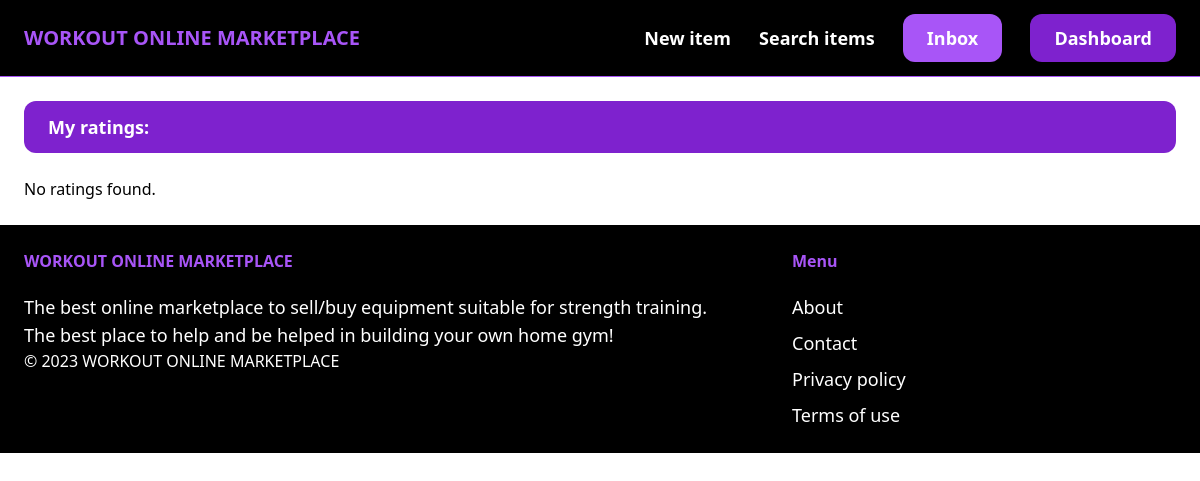
The app's page /ratingsANDreviews/user/ratings/ (signed in), older data.
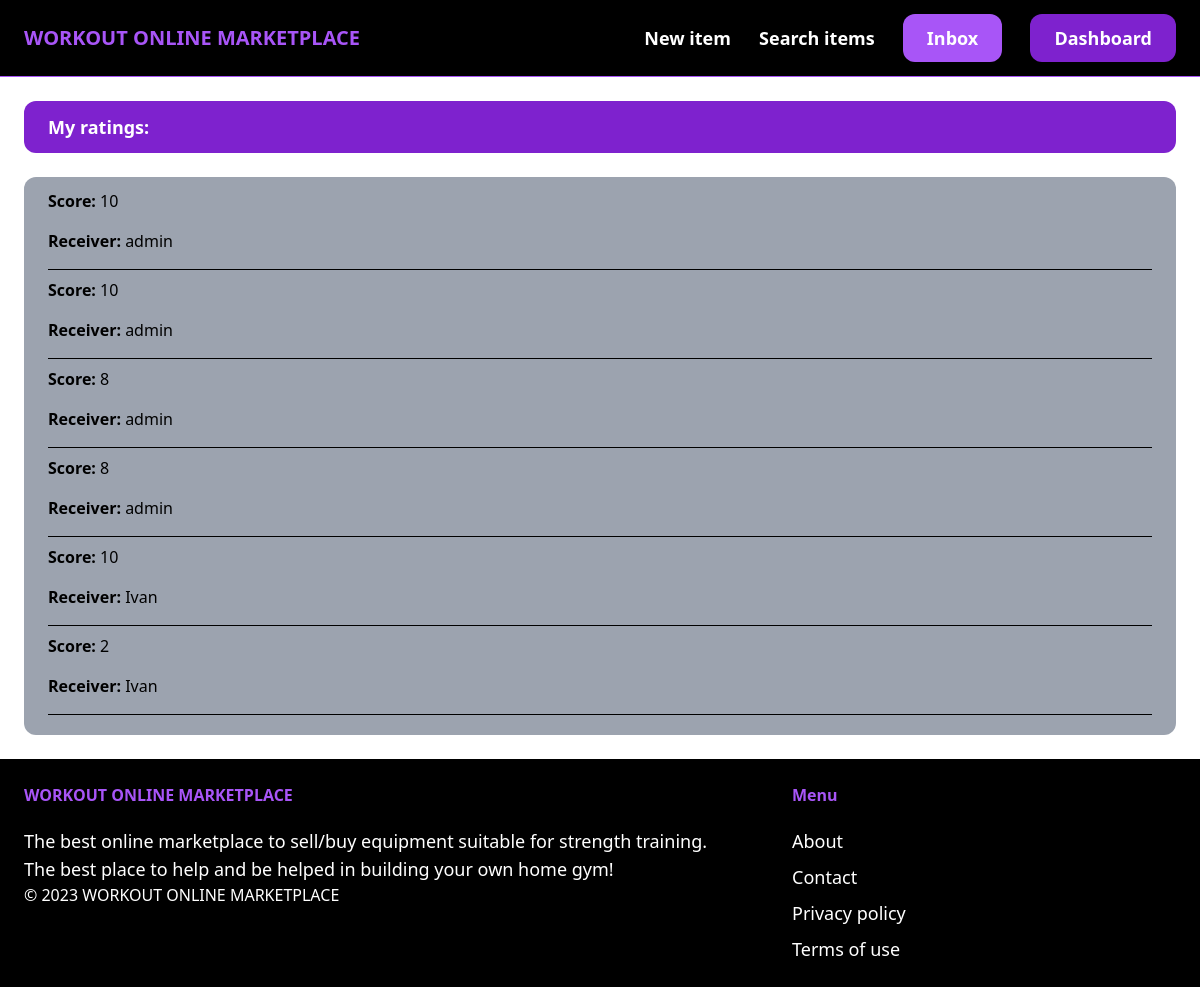
The same page, newer data.
### ratingsANDreviews/models.py (models this page shows)
class Rating(models.Model):
    author = models.ForeignKey(User, on_delete=models.CASCADE, related_name='sentRatings')
    receiverId = models.ForeignKey(User, on_delete=models.CASCADE, related_name='receiverRatings')
    score = models.PositiveIntegerField()
    data = models.DateTimeField(auto_now_add=True)

### ratingsANDreviews/views.py (the view)
# urls.py: path('user/ratings/', views.userRatings, name='userRatings'),
@login_required
def userRatings(request):
    ratings = Rating.objects.filter(author=request.user)
    return render(request, 'ratingsANDreviews/userRatings.html', {'ratings': ratings})

### ratingsANDreviews/templates/ratingsANDreviews/userRatings.html (shortened to what this page needs)
{% extends 'core/base.html' %}
{% block content %}
<h1 class="px-6 py-3 mb-6 text-lg font-semibold bg-purple-700 text-white rounded-xl hover:bg-purple-900">My ratings:</h1>
{% if ratings %}
  <ul class="px-6 py-3 bg-gray-400 rounded-xl">
    {% for rating in ratings %}
      <li>
        <div class="mb-4">
          <span class="font-semibold">Score:</span> {{ rating.score }}
        </div>
        <div class="mb-4">
          <span class="font-semibold">Receiver:</span> {{ rating.receiverId.username }}
        </div>
        <hr class="border-black mb-2">
      </li>
    {% endfor %}
  </ul>
{% else %}
  <p>No ratings found.</p>
{% endif %}
{% endblock %}

Row changes from the older to the newer data that the page shows:
added Rating: score "10", receiverId.username "admin"
added Rating: score "10", receiverId.username "admin"
added Rating: score "8", receiverId.username "admin"
added Rating: score "8", receiverId.username "admin"
added Rating: score "10", receiverId.username "Ivan"
added Rating: score "2", receiverId.username "Ivan"
Text that changed along with them:
text no longer shown: "No ratings found."
